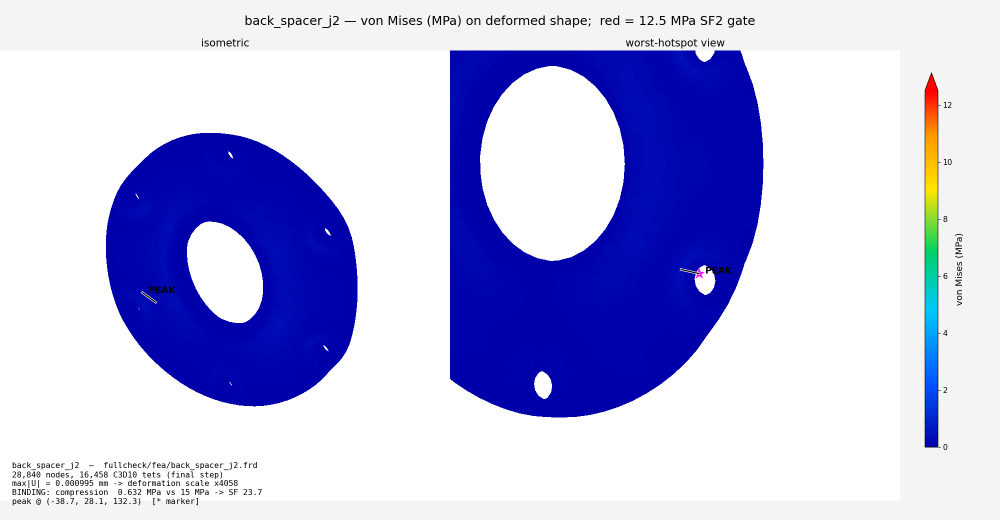
#> input picture fullcheck/renders/back_spacer_j2.png, 2000 x 1040 px, given in place of base_plate.png, which was not available (shown at 1/2 size)
$ python make_grid.py
#> lines starting #> are read from the running program, lines starting #| are printed output that depends on the picture
"""make_grid.py - ALL_PARTS.png overview grid from the per-part renders.

Crops each render's isometric panel and tiles them with a caption bar
(part key + binding SF).  Run after render_one.py has produced all PNGs.
"""
import os, sys
from PIL import Image, ImageDraw, ImageFont

HERE = os.path.dirname(os.path.abspath(__file__))
sys.path.insert(0, HERE)
from parts import PARTS  # noqa: E402

COLS = 5
CELL_W = 380
CAP = 34


def cell(key, caption):
#> called with key = 'base_plate', caption = 'base_plate  SF 3462'
    png = os.path.join(HERE, key + ".png")
    im = Image.open(png)
#> im is the input picture: PIL image 2000x1040 RGBA; mean R, G, B, A 187.5, 188.5, 229.6, 255
    w, h = im.size
#> w = 2000; h = 1040
    iso = im.crop((0, int(0.055 * h), int(0.47 * w), int(0.92 * h)))
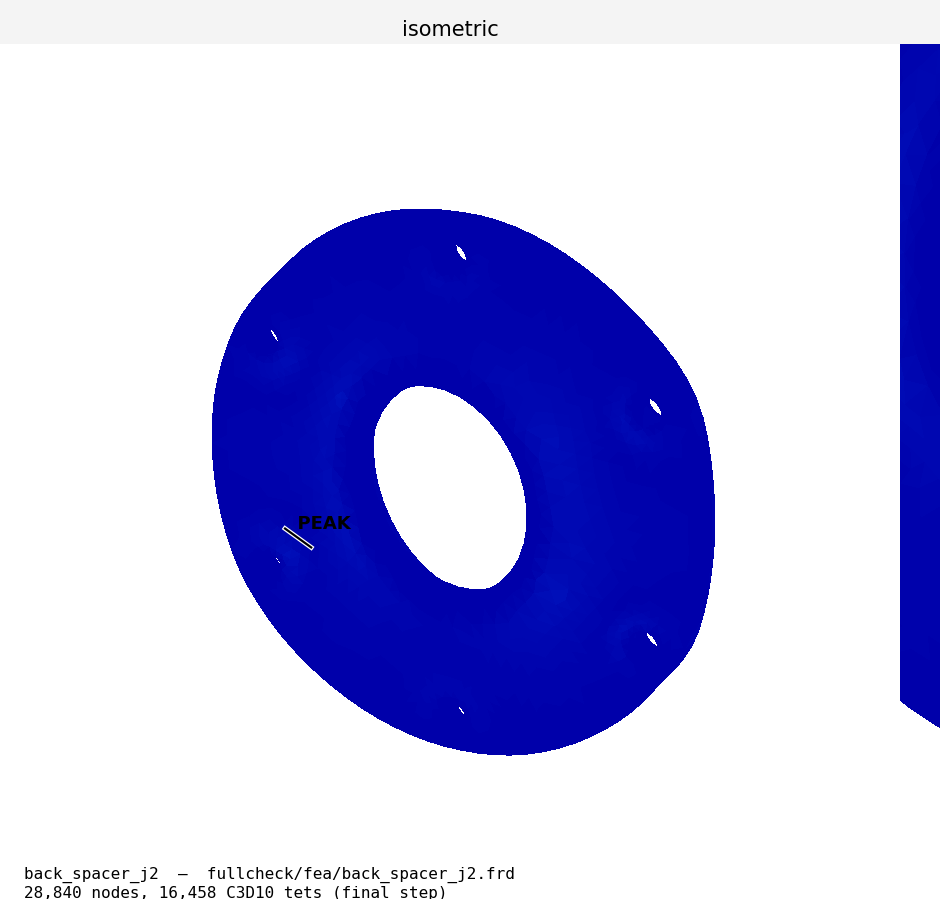
#> iso: PIL image 940x899 RGBA; mean R, G, B, A 187.7, 188.4, 232.2, 255
    r = CELL_W / iso.width
#> r = 0.404
    iso = iso.resize((CELL_W, int(iso.height * r)))
#> iso: PIL image 380x363 RGBA
    out = Image.new("RGB", (CELL_W, iso.height + CAP), "#f4f4f4")
#> out: PIL image 380x397 RGB; every value is 244
    out.paste(iso, (0, 0))
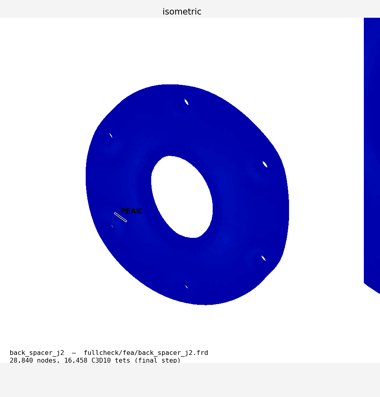
#> out: PIL image 380x397 RGB; mean R, G, B 192.5, 193.1, 233.2
    d = ImageDraw.Draw(out)
    try:
        fnt = ImageFont.truetype("Menlo.ttc", 16)
    except Exception:
        fnt = ImageFont.load_default()
    d.rectangle([0, iso.height, CELL_W, iso.height + CAP], fill="#222831")
    d.text((8, iso.height + 8), caption, fill="white", font=fnt)
    return out


def main():
    cells = [cell(p["key"], "%s  SF %s" % (p["key"],
                                          p.get("sf_disp", "%g" % p["sf"])))
             for p in PARTS]
#> call 2 of cell, with key = 'base_link', caption = 'base_link  SF 75.2'
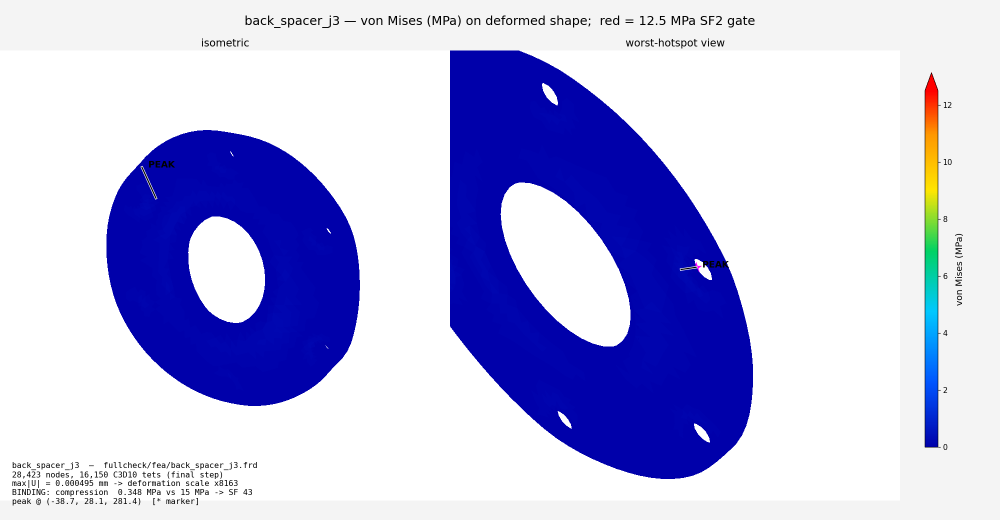
#> input picture fullcheck/renders/back_spacer_j3.png, 2000 x 1040 px, given in place of base_link.png, which was not available (shown at 1/2 size)
#> in cell, im is the input picture: PIL image 2000x1040 RGBA; mean R, G, B, A 186.7, 187.3, 229, 255
#> in cell (call 2), `iso = im.crop((0, int(0.055 * h), int(0.47 * w), int(0.92 * h)))`:
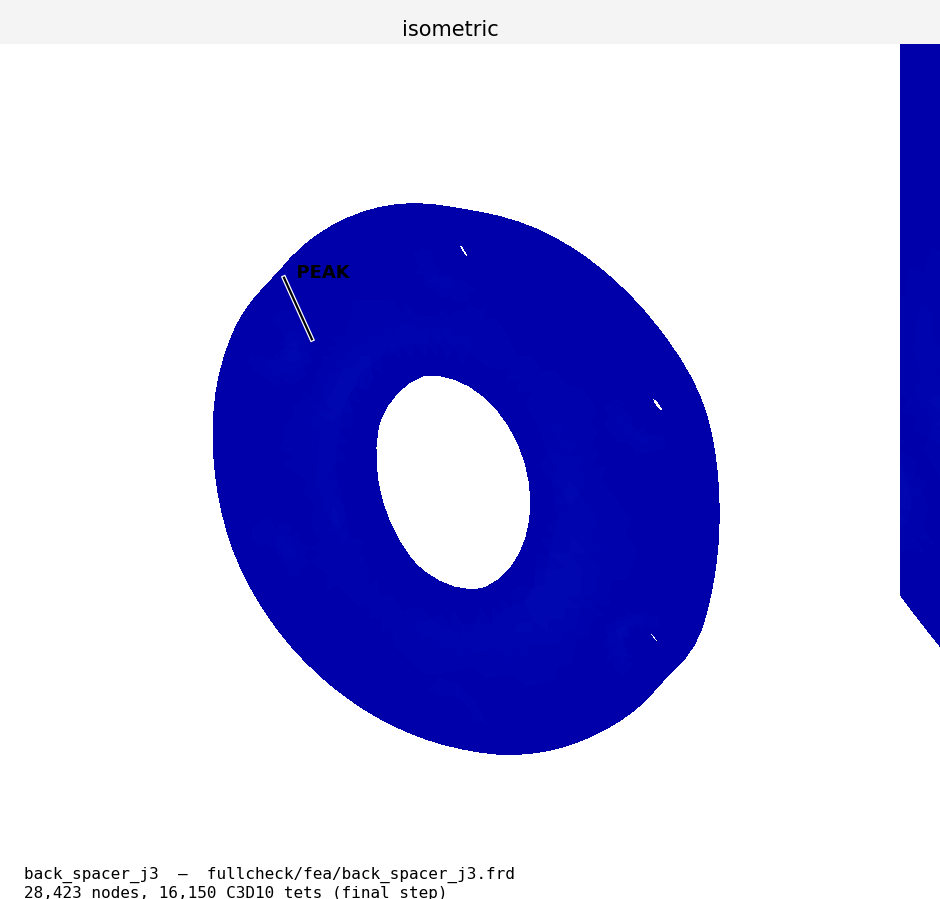
#> iso: PIL image 940x899 RGBA; mean R, G, B, A 188.5, 188.7, 232, 255
#> in cell (call 2), `out.paste(iso, (0, 0))`:
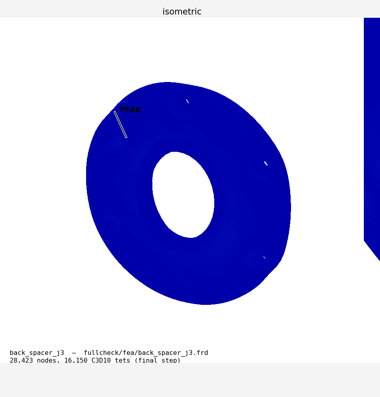
#> out: PIL image 380x397 RGB; mean R, G, B 193.2, 193.4, 233
    cw, ch = cells[0].size
    rows = (len(cells) + COLS - 1) // COLS
    grid = Image.new("RGB", (COLS * cw, rows * ch), "#f4f4f4")
    for i, c in enumerate(cells):
        grid.paste(c, ((i % COLS) * cw, (i // COLS) * ch))
    out = os.path.join(HERE, "ALL_PARTS.png")
    grid.save(out)
    print(out, grid.size)


if __name__ == "__main__":
#> (the run stopped early here; a loop or call above may not have finished)
